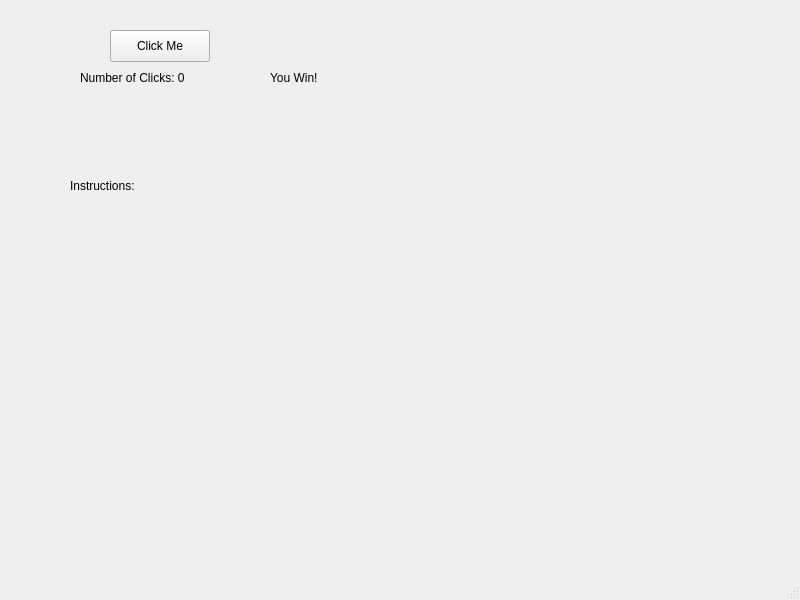
<?xml version="1.0" encoding="UTF-8"?>
<ui version="4.0">
 <class>MainWindow</class>
 <widget class="QMainWindow" name="MainWindow">
  <property name="geometry">
   <rect>
    <x>0</x>
    <y>0</y>
    <width>800</width>
    <height>600</height>
   </rect>
  </property>
  <property name="windowTitle">
   <string>MainWindow</string>
  </property>
  <widget class="QWidget" name="centralwidget">
   <widget class="QPushButton" name="myButton">
    <property name="geometry">
     <rect>
      <x>110</x>
      <y>30</y>
      <width>100</width>
      <height>32</height>
     </rect>
    </property>
    <property name="text">
     <string>Click Me</string>
    </property>
   </widget>
   <widget class="QLabel" name="numberOfClicks">
    <property name="geometry">
     <rect>
      <x>80</x>
      <y>70</y>
      <width>181</width>
      <height>16</height>
     </rect>
    </property>
    <property name="text">
     <string>Number of Clicks: 0</string>
    </property>
   </widget>
   <widget class="QLabel" name="winLabel">
    <property name="geometry">
     <rect>
      <x>270</x>
      <y>70</y>
      <width>58</width>
      <height>16</height>
     </rect>
    </property>
    <property name="text">
     <string>You Win!</string>
    </property>
   </widget>
   <widget class="QLabel" name="instructionLabel">
    <property name="geometry">
     <rect>
      <x>70</x>
      <y>100</y>
      <width>611</width>
      <height>171</height>
     </rect>
    </property>
    <property name="text">
     <string>Instructions:</string>
    </property>
   </widget>
  </widget>
  <widget class="QMenuBar" name="menubar">
   <property name="geometry">
    <rect>
     <x>0</x>
     <y>0</y>
     <width>800</width>
     <height>37</height>
    </rect>
   </property>
  </widget>
  <widget class="QStatusBar" name="statusbar"/>
 </widget>
 <resources/>
 <connections/>
</ui>
